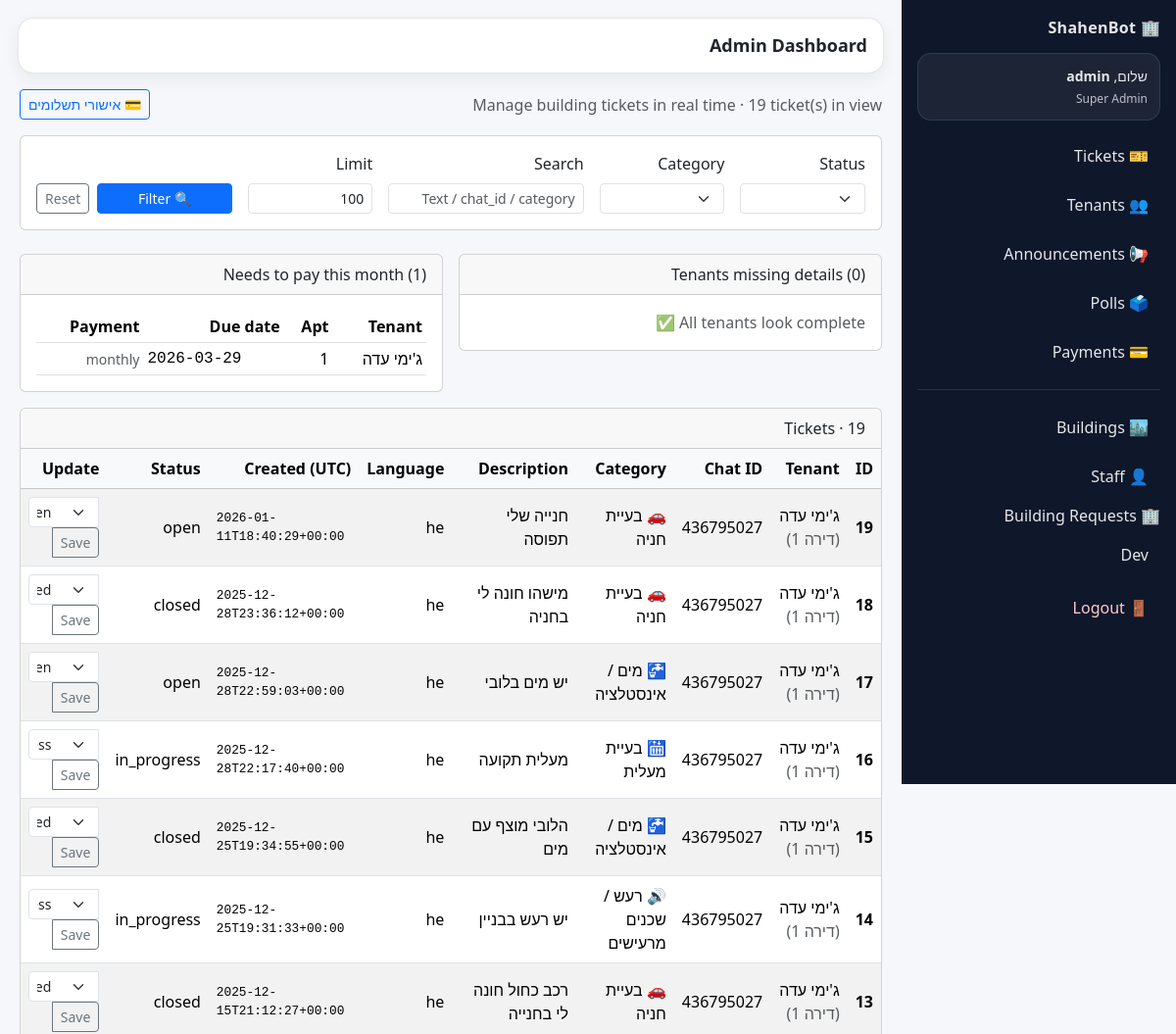
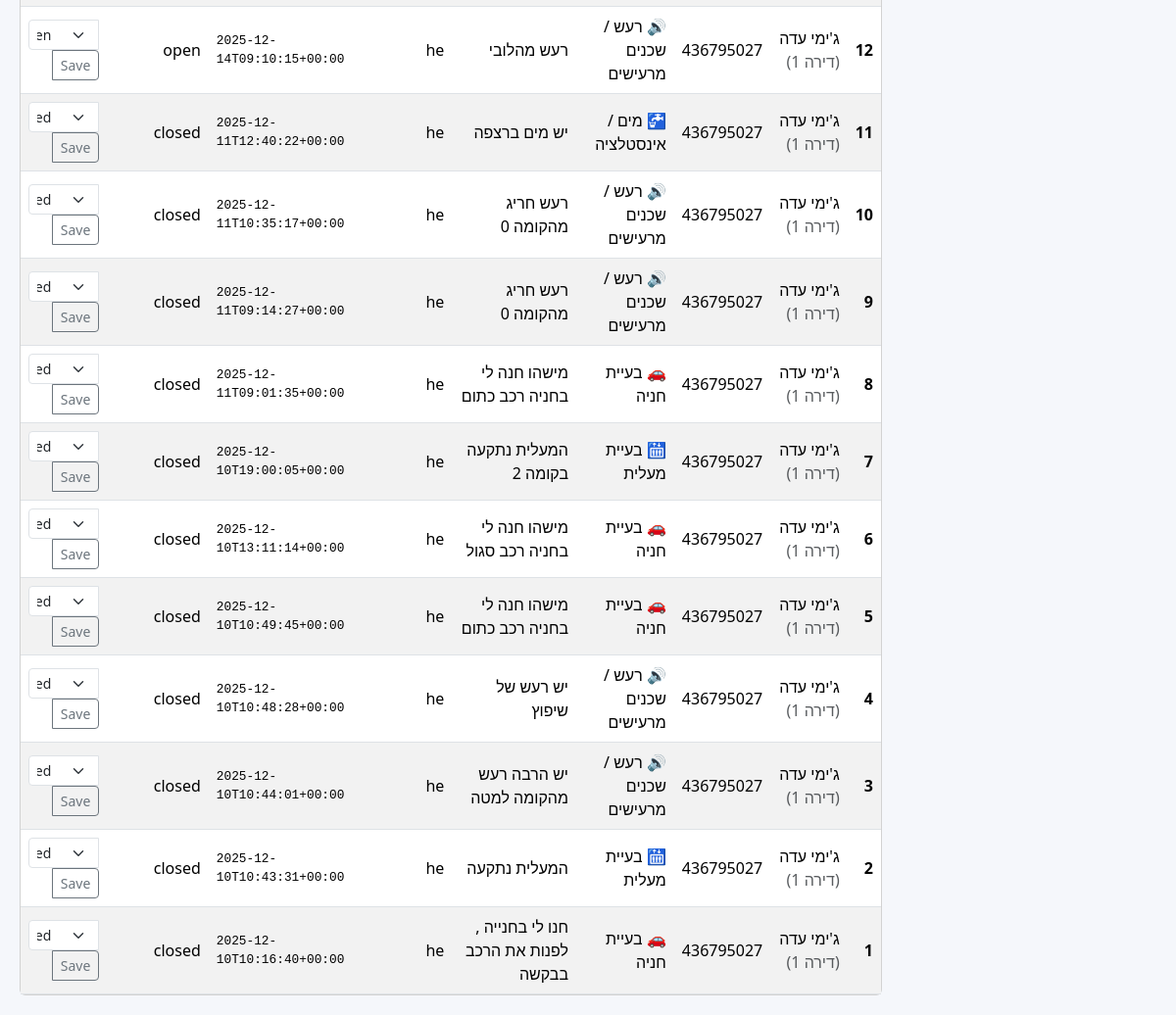
The page /building-admin (signed in) on the database as committed earlier (2 pictures, top to bottom).
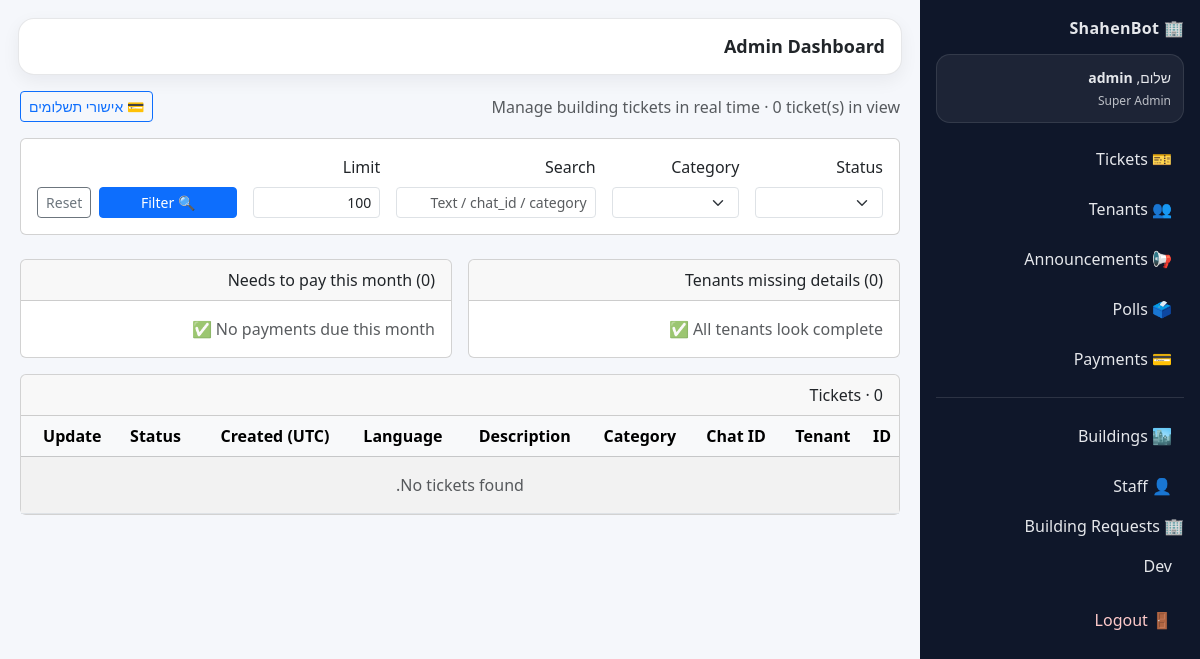
The same page on the database as committed later.
### tables this page shows
CREATE TABLE tenants (
            id INTEGER PRIMARY KEY AUTOINCREMENT,
            name TEXT NOT NULL,
            apartment TEXT,
            tenant_type TEXT,          -- 'owner' / 'rent'
            email TEXT,
            payment_type TEXT,         -- 'monthly' / 'standing_order' / etc.
            next_payment_date TEXT,    -- ISO date string 'YYYY-MM-DD'
            parking_slots TEXT,
            chat_id INTEGER            -- Telegram chat id (optional)
        , building_id INTEGER);

CREATE TABLE tickets (
            id INTEGER PRIMARY KEY AUTOINCREMENT,
            chat_id INTEGER NOT NULL,
            category TEXT NOT NULL,
            description TEXT NOT NULL,
            language TEXT NOT NULL,
            status TEXT NOT NULL,
            created_at TEXT NOT NULL,
            image_url TEXT,
            tenant_id INTEGER
        , building_id INTEGER);

### app.py (the view)
@app.get("/building-admin")
def building_admin_dashboard():
    u = require_login()
    if not isinstance(u, dict):
        return u
    role = (u.get("role") or "").strip().lower()
    if role not in ("building_admin", "super_admin"):
        return redirect(url_for("login"))
    status = request.args.get("status") or ""
    category = request.args.get("category") or ""
    search = request.args.get("search") or ""
    limit = int(request.args.get("limit") or "100")
    status_options = ["","open", "in_progress", "closed"]
    category_options = ["","🚗 בעיית חניה","🛗 בעיית מעלית","🚰 מים / אינסטלציה", "🔊 רעש / שכנים מרעישים"]
    building_filter = scoped_building_id(u)
    tenants = get_tenants_summary_db(building_filter)
    due_tenants = get_tenants_due_now_db(building_filter)
    buildings = list_buildings_db() if role == "super_admin" else []
    tenants_missing = []
    for t in tenants:
        miss = compute_missing_tenant_fields(t)
        if miss:
            tenants_missing.append({**t, "missing": miss})
    tickets = get_tickets_db(
        limit=limit,
        status=status if status else None,
        category=category if category else None,
        search=search if search else None,
        building_id=building_filter,
    )
    return render_template(
        "building_admin_dashboard.html",
        tickets=tickets,
        status=status,
        category=category,
        status_options=status_options,
        category_options=category_options,
        search=search,
        tenants=tenants,
        tenants_missing=tenants_missing,
        due_tenants=due_tenants,
        buildings=buildings,
        limit=limit,
        current_user=u,
    )

### app.py (called while the page is built, shortened)
def current_user():
    staff_user_id = session.get("staff_user_id")
    if staff_user_id:
        u = get_staff_user_by_id_db(staff_user_id)
        if u:
            return dict(u)

def require_login():
    u = current_user()
    if not u:
        return redirect(url_for("login"))
    return u

def scoped_building_id(u: dict) -> int | None:
    role = (u.get("role") or "").strip().lower()
    if role == "super_admin":
        return None
    return int(u.get("building_id") or 0) or None

@app.context_processor
def inject_current_user():
    tenant_user = None
    tenant_id = session.get("tenant_id")
    if tenant_id:
        tenant_user = get_tenant_by_id_db(int(tenant_id))
    return dict(current_tenant=tenant_user)

### shahenbot_db.py (called while the page is built)
def get_connection():
    conn = sqlite3.connect(DB_PATH)
    conn.row_factory = sqlite3.Row
    return conn

### templates/building_admin_dashboard.html (shortened to what the changed rows need)
{% extends "admin_base.html" %}
{% block content %}
<div class="d-flex flex-column flex-md-row align-items-md-center justify-content-between mb-3">
  <div class="text-muted">
    Manage building tickets in real time · {{ tickets|length }} ticket(s) in view
  </div>
  <div class="mt-2 mt-md-0">
    <a href="{{ url_for('admin_payments') }}" class="btn btn-outline-primary btn-sm">💳 אישורי תשלומים</a>
  </div>
</div>
<div class="row g-3 mb-3">
  <div class="col-md-6">
    <div class="card">
      <div class="card-header">Needs to pay this month ({{ due_tenants|length }})</div>
      <div class="card-body">
        {% if due_tenants %}
          <div class="table-responsive">
            <table class="table table-sm align-middle mb-0">
              <thead>
                <tr>
                  <th>Tenant</th>
                  <th>Apt</th>
                  <th>Due date</th>
                  <th>Payment</th>
                </tr>
              </thead>
              <tbody>
                {% for t in due_tenants[:20] %}
                  <tr>
                    <td>{{ t.name }}</td>
                    <td>{{ t.apartment }}</td>
                    <td style="direction:ltr; font-family:monospace;">{{ t.next_payment_date }}</td>
                    <td class="text-muted small">{{ t.payment_type or "" }}</td>
                  </tr>
                {% endfor %}
              </tbody>
            </table>
          </div>
        {% else %}
          <div class="text-muted">No payments due this month ✅</div>
        {% endif %}
      </div>
    </div>
  </div>
</div>
<div class="card">
  <div class="card-header">Tickets · {{ tickets|length }}</div>
  <div class="card-body p-0">
    <div class="table-responsive">
      <table class="table table-striped table-hover align-middle mb-0">
        <thead class="table-light">
          <tr>
            <th>ID</th>
            <th>Tenant</th>
            <th>Chat ID</th>
            <th>Category</th>
            <th>Description</th>
            <th>Language</th>
            <th>Created (UTC)</th>
            <th>Status</th>
            <th>Update</th>
          </tr>
        </thead>
        <tbody>
          {% if tickets %}
            {% for t in tickets %}
              <tr>
                <td class="fw-semibold">{{ t.id }}</td>
                <td>
                  {% if t.tenant_name %}
                    {{ t.tenant_name }}
                    {% if t.tenant_apartment %}
                      <span class="text-muted">(דירה {{ t.tenant_apartment }})</span>
                    {% endif %}
                  {% else %}
                    <span class="text-muted">—</span>
                  {% endif %}
                </td>
                <td>{{ t.chat_id }}</td>
                <td>{{ t.category }}</td>
                <td class="truncate" title="{{ t.description }}">{{ t.description }}</td>
                <td>{{ t.language }}</td>
                <td style="direction:ltr; font-family:monospace; font-size:0.8rem;">
                  {{ t.created_at }}
                </td>
                <td>
                  <span class="status-badge
                    {% if t.status == 'open' %}status-open{% endif %}
                    {% if t.status == 'in_progress' %}status-in_progress{% endif %}
                    {% if t.status == 'closed' %}status-closed{% endif %}
                  ">{{ t.status }}</span>
                </td>
                <td>
                  <form method="post" action="{{ url_for('admin_update_status', ticket_id=t.id) }}">
                    <div class="input-group input-group-sm">
                      <select class="form-select form-select-sm" name="status">
                        <option value="open" {% if t.status=='open' %}selected{% endif %}>open</option>
                        <option value="in_progress" {% if t.status=='in_progress' %}selected{% endif %}>in_progress</option>
                        <option value="closed" {% if t.status=='closed' %}selected{% endif %}>closed</option>
                      </select>
                      <button class="btn btn-outline-secondary btn-sm" type="submit">Save</button>
                    </div>
                  </form>
                </td>
              </tr>
            {% endfor %}
          {% else %}
            <tr>
              <td colspan="9" class="text-center py-3 text-muted">No tickets found.</td>
            </tr>
          {% endif %}
        </tbody>
      </table>
    </div>
  </div>
</div>
{% endblock %}

Rows that differ between the two databases and show on the page:
removed tenants: name "ג'ימי עדה", apartment "1", next_payment_date "2026-03-29", payment_type "monthly"
removed tickets: id "19", tenant_name "ג'ימי עדה", tenant_apartment "1", chat_id "436795027", category "🚗 בעיית חניה", description "חנייה שלי תפוסה", language "he", created_at "2026-01-11T18:40:29+00:00", status "open"
removed tickets: id "18", tenant_name "ג'ימי עדה", tenant_apartment "1", chat_id "436795027", category "🚗 בעיית חניה", description "מישהו חונה לי בחניה", language "he", created_at "2025-12-28T23:36:12+00:00", status "closed"
removed tickets: id "17", tenant_name "ג'ימי עדה", tenant_apartment "1", chat_id "436795027", category "🚰 מים / אינסטלציה", description "יש מים בלובי", language "he", created_at "2025-12-28T22:59:03+00:00", status "open"
removed tickets: id "16", tenant_name "ג'ימי עדה", tenant_apartment "1", chat_id "436795027", category "🛗 בעיית מעלית", description "מעלית תקועה", language "he", created_at "2025-12-28T22:17:40+00:00", status "in_progress"
removed tickets: id "15", tenant_name "ג'ימי עדה", tenant_apartment "1", chat_id "436795027", category "🚰 מים / אינסטלציה", description "הלובי מוצף עם מים", language "he", created_at "2025-12-25T19:34:55+00:00", status "closed"
removed tickets: id "14", tenant_name "ג'ימי עדה", tenant_apartment "1", chat_id "436795027", category "🔊 רעש / שכנים מרעישים", description "יש רעש בבניין", language "he", created_at "2025-12-25T19:31:33+00:00", status "in_progress"
removed tickets: id "13", tenant_name "ג'ימי עדה", tenant_apartment "1", chat_id "436795027", category "🚗 בעיית חניה", description "רכב כחול חונה לי בחנייה", language "he", created_at "2025-12-15T21:12:27+00:00", status "closed"
removed tickets: id "12", tenant_name "ג'ימי עדה", tenant_apartment "1", chat_id "436795027", category "🔊 רעש / שכנים מרעישים", description "רעש מהלובי", language "he", created_at "2025-12-14T09:10:15+00:00", status "open"
removed tickets: id "11", tenant_name "ג'ימי עדה", tenant_apartment "1", chat_id "436795027", category "🚰 מים / אינסטלציה", description "יש מים ברצפה", language "he", created_at "2025-12-11T12:40:22+00:00", status "closed"
removed tickets: id "10", tenant_name "ג'ימי עדה", tenant_apartment "1", chat_id "436795027", category "🔊 רעש / שכנים מרעישים", description "רעש חריג מהקומה 0", language "he", created_at "2025-12-11T10:35:17+00:00", status "closed"
removed tickets: id "9", tenant_name "ג'ימי עדה", tenant_apartment "1", chat_id "436795027", category "🔊 רעש / שכנים מרעישים", description "רעש חריג מהקומה 0", language "he", created_at "2025-12-11T09:14:27+00:00", status "closed"
removed tickets: id "8", tenant_name "ג'ימי עדה", tenant_apartment "1", chat_id "436795027", category "🚗 בעיית חניה", description "מישהו חנה לי בחניה רכב כתום", language "he", created_at "2025-12-11T09:01:35+00:00", status "closed"
removed tickets: id "7", tenant_name "ג'ימי עדה", tenant_apartment "1", chat_id "436795027", category "🛗 בעיית מעלית", description "המעלית נתקעה בקומה 2", language "he", created_at "2025-12-10T19:00:05+00:00", status "closed"
removed tickets: id "6", tenant_name "ג'ימי עדה", tenant_apartment "1", chat_id "436795027", category "🚗 בעיית חניה", description "מישהו חנה לי בחניה רכב סגול", language "he", created_at "2025-12-10T13:11:14+00:00", status "closed"
removed tickets: id "5", tenant_name "ג'ימי עדה", tenant_apartment "1", chat_id "436795027", category "🚗 בעיית חניה", description "מישהו חנה לי בחניה רכב כתום", language "he", created_at "2025-12-10T10:49:45+00:00", status "closed"
removed tickets: id "4", tenant_name "ג'ימי עדה", tenant_apartment "1", chat_id "436795027", category "🔊 רעש / שכנים מרעישים", description "יש רעש של שיפוץ", language "he", created_at "2025-12-10T10:48:28+00:00", status "closed"
removed tickets: id "3", tenant_name "ג'ימי עדה", tenant_apartment "1", chat_id "436795027", category "🔊 רעש / שכנים מרעישים", description "יש הרבה רעש מהקומה למטה", language "he", created_at "2025-12-10T10:44:01+00:00", status "closed"
removed tickets: id "2", tenant_name "ג'ימי עדה", tenant_apartment "1", chat_id "436795027", category "🛗 בעיית מעלית", description "המעלית נתקעה", language "he", created_at "2025-12-10T10:43:31+00:00", status "closed"
removed tickets: id "1", tenant_name "ג'ימי עדה", tenant_apartment "1", chat_id "436795027", category "🚗 בעיית חניה", description "חנו לי בחנייה , לפנות את הרכב בבקשה", language "he", created_at "2025-12-10T10:16:40+00:00", status "closed"
Other text that changed with them:
{{ tickets|length }}: "19" → "0"
{{ due_tenants|length }}: "1" → "0"
text no longer shown: "Tenant Apt Due date Payment"
text now shown: "No payments due this month ✅ No tickets found."
